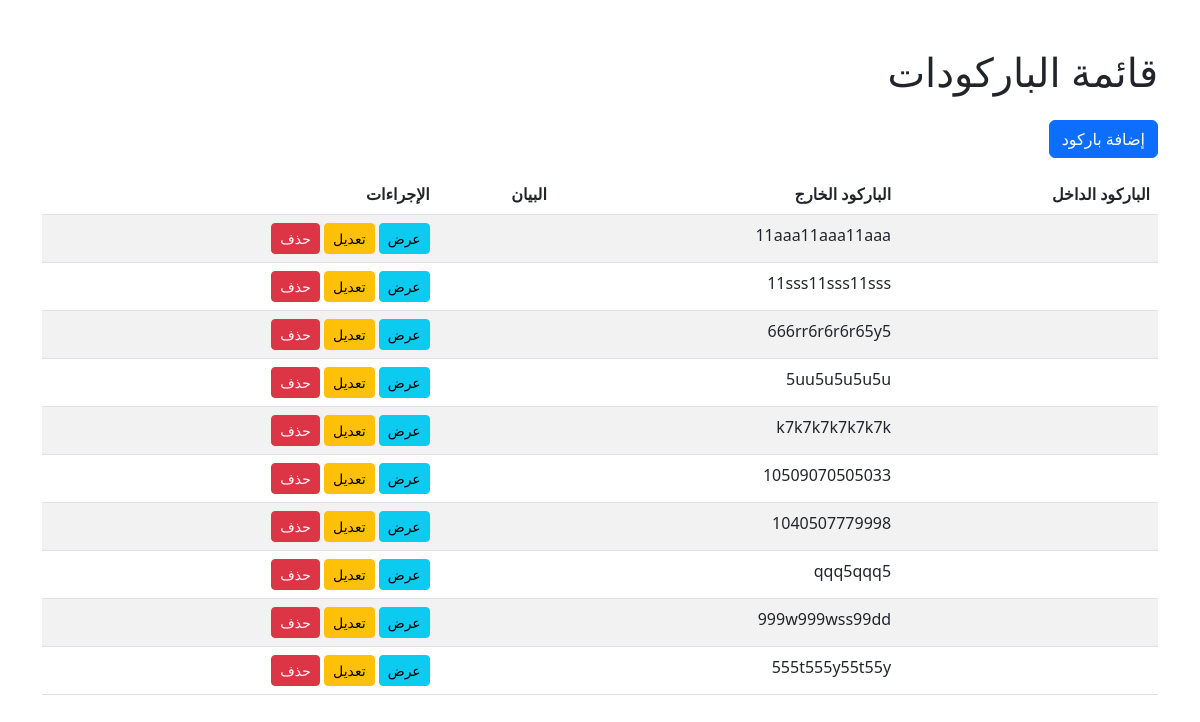
/invoice/barcode/, run on the app's committed database.
### invoice/models.py (models this page shows, shortened)
class Barcode(models.Model):
    barcode_in = models.CharField(max_length=255,  verbose_name=_("الباركود الداخل"))
    barcode_out = models.CharField(max_length=255,  blank=True, null=True, verbose_name=_("الباركود الخارج"))
    suffix = models.CharField(max_length=10, blank=True, null=True, verbose_name=_("اللاحقة"))
    notes = models.TextField(blank=True, verbose_name=_("ملاحظات"))
    uniqueId = models.CharField(max_length=100, unique=True, blank=True, null=True, verbose_name=_("الرقم المسلسل"))
    slug = models.SlugField(max_length=225, unique=True, blank=True, null=True)
    date_created = models.DateTimeField(auto_now_add=True, verbose_name=_("تاريخ الإنشاء"))
    last_updated = models.DateTimeField(auto_now=True, verbose_name=_("آخر تحديث"))
    class Meta:
        verbose_name = _('باركود')
        verbose_name_plural = _('الباركودات')

### invoice/views.py (the view)
# urls.py: path('barcode/', barcodeListView.as_view(), name='barcode_list'),
class barcodeListView(ListView):
    model = Barcode
    template_name = 'barcode/barcode_list.html'
    context_object_name = 'barcode'

### templates/barcode/barcode_list.html
{% extends 'base.html' %}
{% block content %}
<div class="container mt-5">
    <h1 class="mb-4">قائمة الباركودات </h1>
    <a href="{% url 'barcode_create' %}" class="btn btn-primary mb-3">إضافة باركود </a>
    <table class="table table-striped">
        <thead>
            <tr>
                <th>الباركود الداخل </th>
                <th>الباركود الخارج </th>
                <th>البيان</th>
                <th>الإجراءات</th>
            </tr>
        </thead>
        <tbody>
            {% for barcode in barcode %}
                <tr>
                    <td>{{ barcode.barcode_in }}</td>
                    <td>{{ barcode.barcode_out }}</td>
                    <td>{{ barcode.notes }}</td>
                    <td>
                        <a href="{% url 'barcode_detail' barcode.pk %}" class="btn btn-info btn-sm">عرض</a>
                        <a href="{% url 'barcode_update' barcode.pk %}" class="btn btn-warning btn-sm">تعديل</a>
                        <a href="{% url 'barcode_delete' barcode.pk %}" class="btn btn-danger btn-sm">حذف</a>
                    </td>
                </tr>
            {% endfor %}
        </tbody>
    </table>
</div>
{% endblock %}

### data on the page
Barcode: barcode_out "11aaa11aaa11aaa"
Barcode: barcode_out "11sss11sss11sss"
Barcode: barcode_out "666rr6r6r6r65y5"
Barcode: barcode_out "5uu5u5u5u5u"
Barcode: barcode_out "k7k7k7k7k7k7k"
Barcode: barcode_out "10509070505033"
Barcode: barcode_out "1040507779998"
Barcode: barcode_out "qqq5qqq5"
Barcode: barcode_out "999w999wss99dd"
Barcode: barcode_out "555t555y55t55y"
